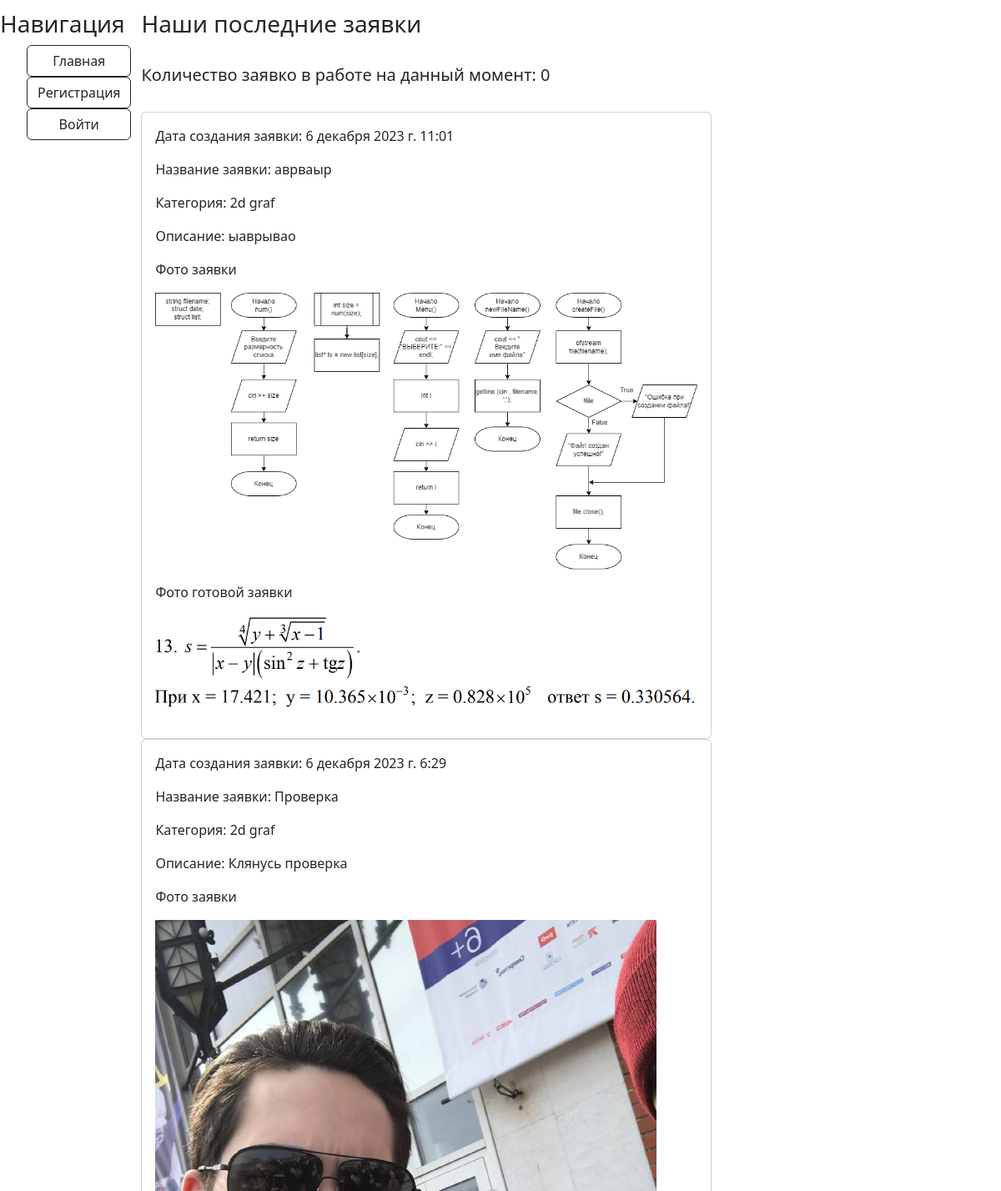
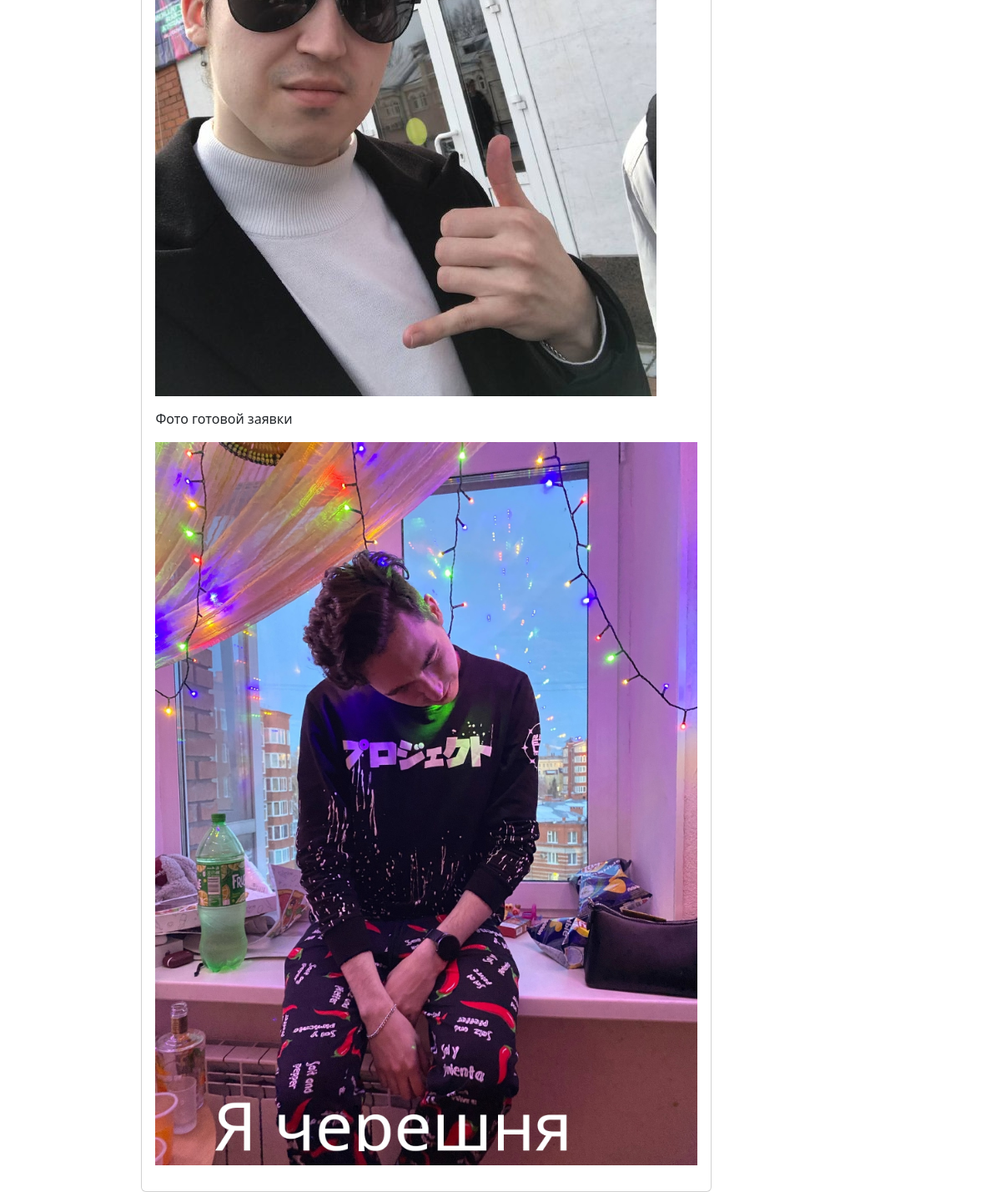
The page / on the database its author committed (2 pictures, top to bottom).
### app/models.py (models this page shows, shortened)
class Aplication(models.Model):
    user = models.ForeignKey(User, on_delete=models.CASCADE, verbose_name='Пользователь', null=True)
    name = models.CharField(max_length=250, verbose_name='Название', null=False, blank=False)
    description = models.CharField(max_length=250, verbose_name='Описание', null=False, blank=False)
    Category = models.ForeignKey(Category, verbose_name='Категория', blank=False, null=False,
                                 on_delete=models.CASCADE)
    photo_file = models.ImageField(verbose_name='Фото', upload_to='photo', blank=False,
                                   validators=[FileExtensionValidator(allowed_extensions=['png', 'jpg', 'jpeg', 'bmp']),
                                               validate_image_size])
    date = models.DateTimeField(verbose_name='Дата заявки', auto_now_add=True)
    status = models.CharField(max_length=250, verbose_name='Статус', choices=[
        ('new', 'Новая'),
        ('done', 'Выполнено'),
        ('haired', 'Принято в работу')
    ], default='new')
    comment = models.CharField(max_length=250, verbose_name='Комментарий', blank=True)
    photo_file2 = models.ImageField(verbose_name='Фото готовой заявки', upload_to='photo', blank=False,
                                    validators=[
                                        FileExtensionValidator(allowed_extensions=['png', 'jpg', 'jpeg', 'bmp']),
                                        validate_image_size])

class Category(models.Model):
    name = models.CharField(max_length=250, verbose_name='Название', blank=False)
    def __str__(self):
        return self.name

### app/views.py (the view)
# urls.py: path('', auth_views.index, name='home'),
def index(request):
    app_last = Aplication.objects.order_by('-date').filter(status='done')[:4]
    app_haired = Aplication.objects.filter(status='haired').count()
    return render(request, 'app/index.html', context={'app_last': app_last, 'app_haired': app_haired})

### app/templates/app/index.html (shortened to what this page needs)
{% extends 'app/layout.html' %}
{% block content%}
<h3>Наши последние заявки</h3>
<br>
<h5>Количество заявко в работе на данный момент: {{ app_haired }} </h5>
<br>
<div>
    {% for i in app_last %}
    <div class="card">
        <div class="card-body">
            <p>Дата создания заявки: {{ i.date }}</p>
            <p>Название заявки: {{ i.name }}</p>
            <p>Категория: {{ i.Category }}</p>
            <p>Описание: {{ i.description }}</p>
            <div style="margin-bottom: 15px;"><p>Фото заявки</p><img style="max-width: 650px;" src="{{ i.photo_file.url }}" alt='фото'></div>
            {% if i.photo_file2 and i.photo_file2.url %}
            <div style="margin-bottom: 15px;"><p>Фото готовой заявки</p><img style="max-width: 650px;" src="{{ i.photo_file2.url }}" alt='фото готовой заявки'></div>
            {% endif %}
        </div>
    </div>
    {% endfor %}
</div>
{% endblock%}

### app/templates/app/layout.html (shortened to what this page needs)
<!doctype html>
<html lang="en">
<head>
    <link rel="stylesheet" href="https://cdn.jsdelivr.net/npm/bootstrap@5.3.2/dist/css/bootstrap.min.css"
>
    <link rel="stylesheet" href="">
</head>
<body style="display: flex; margin-top: 1%">
    <aside style="max-width: 300px; margin-right: 1%">
        <h3>Навигация</h3>
        <ul style="list-style-type: none; display: flex; flex-direction: column;">
            <a href="{% url 'home' %}" class="btn btn-outline-dark"><li>Главная</li></a>
            {% if user.is_authenticated %}
            <a href="{% url 'profile' 'all' %}" class="btn btn-outline-dark"><li>Профиль</li></a>
            <a href="{% url 'app_add' %}" class="btn btn-outline-dark"><li>Создать заявку</li></a>
            <a href="{% url 'logout' %}" class="btn btn-outline-dark"><li>Выйти</li></a>
            {% else %}
            <a href="{% url 'registration' %}" class="btn btn-outline-dark"><li>Регистрация</li></a>
            <a href="{% url 'login' %}" class="btn btn-outline-dark"><li>Войти</li></a>
            {% endif %}
        </ul>
    </aside>
    <main>
        {% block content%}
        {% endblock%}
    </main>
</body>
</html>

### rows shown on the page
Aplication: date "6 декабря 2023 г. 11:01", name "аврваыр", Category "2d graf", description "ыаврывао", photo_file (picture), photo_file2 (picture)
Aplication: date "6 декабря 2023 г. 6:29", name "Проверка", Category "2d graf", description "Клянусь проверка", photo_file (picture), photo_file2 (picture)

### other values the page prints
{{ app_haired }} "0"
